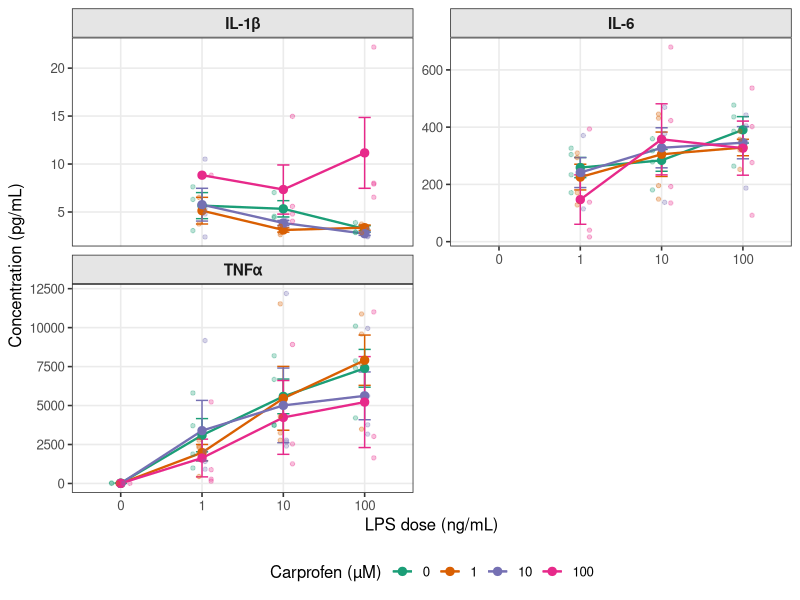
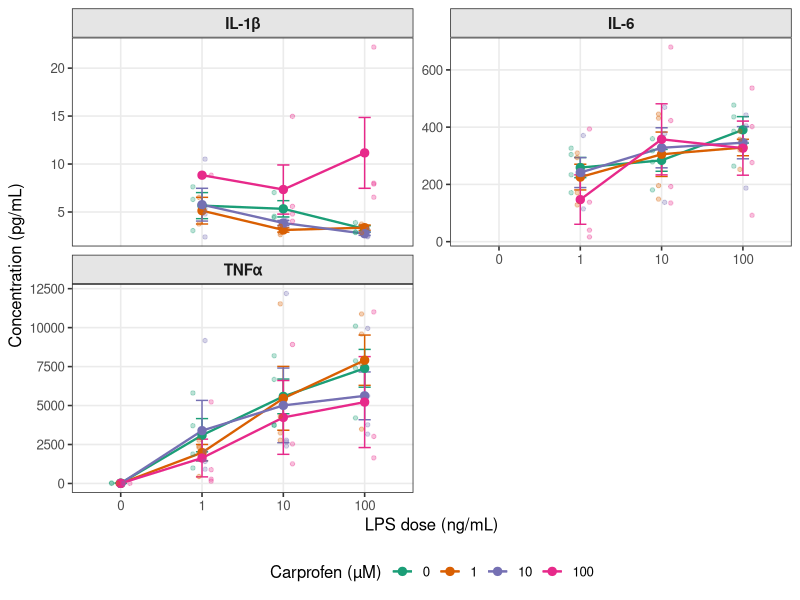

These figures' R source, in order:
# ==============================================================================
# LPS Dose-Response Figure — 4-Panel Cytokine Plot
# Stratified by Carprofen Dose
# ==============================================================================
#
# Data source : ELISA.xlsx  (sheets: IL1b, IL6, TNFa)
# Columns     : Donor, Carprofen (C0/C1/C10/C100),
#               Stimulus (LPS/BCG), Stim_Conc (L0/L1/L10/L100),
#               <cytokine>_pgml
#
# NOTE — PGE2 concentrations have not yet been calculated from the raw
#   plate-reader OD files.  Once you have processed PGE2 data, add a "PGE2"
#   sheet to ELISA.xlsx with the same column layout
#   (Donor, Carprofen, Stimulus, Stim_Conc, PGE2_pgml)
#   and uncomment the four lines marked "## PGE2" below.
# ==============================================================================

# Set working directory to the folder containing this script (RStudio only)
setwd(dirname(rstudioapi::getActiveDocumentContext()$path))

library(readxl)
library(dplyr)
library(ggplot2)
library(cowplot)

# ---------- 1. Read each cytokine sheet ----------
il1b_raw <- read_excel("ELISA.xlsx", sheet = "IL1b")
il6_raw  <- read_excel("ELISA.xlsx", sheet = "IL6")
tnfa_raw <- read_excel("ELISA.xlsx", sheet = "TNFa")
## PGE2: pge2_raw <- read_excel("ELISA.xlsx", sheet = "PGE2")

# ---------- 2. Helper: decode coded factor levels to numeric ----------
decode_carprofen <- function(x) as.numeric(gsub("C", "", x))
decode_lps_dose  <- function(x) as.numeric(gsub("L", "", x))

# ---------- 3. Filter to LPS, decode factors, standardise columns ----------
clean_lps <- function(df, value_col, cytokine_label) {
  df %>%
    filter(Stimulus == "LPS") %>%
    mutate(
      Carprofen_uM = decode_carprofen(Carprofen),
      LPS_ngml     = decode_lps_dose(Stim_Conc),
      Cytokine     = cytokine_label,
      Conc_pgml    = .data[[value_col]]
    ) %>%
    select(Donor, Carprofen_uM, LPS_ngml, Cytokine, Conc_pgml)
}

il1b <- clean_lps(il1b_raw, "IL1b_pgml", "IL-1\u03b2")
il6  <- clean_lps(il6_raw,  "IL6_pgml",  "IL-6")
tnfa <- clean_lps(tnfa_raw, "TNFa_pgml", "TNF\u03b1")
## PGE2: pge2 <- clean_lps(pge2_raw, "PGE2_pgml", "PGE2")

# ---------- 4. Combine into one long data frame ----------
dat <- bind_rows(il1b, il6, tnfa)
## PGE2: dat <- bind_rows(il1b, il6, tnfa, pge2)

# Ordered factors for clean axis labels
dat <- dat %>%
  mutate(
    LPS_ngml     = factor(LPS_ngml,     levels = c(0, 1, 10, 100)),
    Carprofen_uM = factor(Carprofen_uM, levels = c(0, 1, 10, 100)),
    Cytokine     = factor(Cytokine,     levels = c("IL-1\u03b2", "IL-6",
                                                    "TNF\u03b1", "PGE2"))
  )

# ---------- 5. Summary statistics (mean ± SEM) per group ----------
dat_summary <- dat %>%
  group_by(Cytokine, LPS_ngml, Carprofen_uM) %>%
  summarise(
    mean  = mean(Conc_pgml, na.rm = TRUE),
    sem   = sd(Conc_pgml, na.rm = TRUE) / sqrt(sum(!is.na(Conc_pgml))),
    n     = sum(!is.na(Conc_pgml)),
    .groups = "drop"
  )

# ---------- 6. Build the figure ----------
p <- ggplot(dat_summary,
            aes(x = LPS_ngml, y = mean,
                colour = Carprofen_uM, group = Carprofen_uM)) +

  # Mean ± SEM lines
  geom_errorbar(aes(ymin = mean - sem, ymax = mean + sem),
                width = 0.15, linewidth = 0.5) +
  geom_line(linewidth = 0.8) +
  geom_point(size = 2.5) +

  # Individual donor points (semi-transparent, slightly jittered)
  geom_point(data = dat,
             aes(x = LPS_ngml, y = Conc_pgml, colour = Carprofen_uM),
             alpha = 0.3, size = 1.2,
             position = position_dodge(width = 0.3),
             show.legend = FALSE) +

  # One panel per cytokine, free y-axis so scales suit each analyte
  facet_wrap(~ Cytokine, scales = "free_y", ncol = 2) +

  # Colour-blind-friendly palette (Dark2)
  scale_colour_brewer(palette = "Dark2", name = "Carprofen (\u00b5M)") +

  labs(x = "LPS dose (ng/mL)",
       y = "Concentration (pg/mL)") +

  theme_bw(base_size = 12) +
  theme(
    strip.background = element_rect(fill = "grey90"),
    strip.text       = element_text(face = "bold", size = 11),
    legend.position  = "bottom",
    panel.grid.minor = element_blank()
  )

# ---------- 7. Save ----------
ggsave("LPS_cytokine_4panel.png", p, width = 8, height = 7, dpi = 300)
ggsave("LPS_cytokine_4panel.pdf", p, width = 8, height = 7)

cat("Done — saved LPS_cytokine_4panel.png and .pdf\n")
